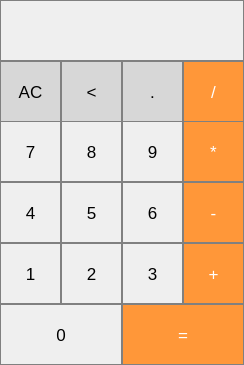
<?xml version="1.0" encoding="UTF-8"?>
<ui version="4.0">
 <class>MainWindow</class>
 <widget class="QMainWindow" name="MainWindow">
  <property name="geometry">
   <rect>
    <x>0</x>
    <y>0</y>
    <width>244</width>
    <height>365</height>
   </rect>
  </property>
  <property name="sizePolicy">
   <sizepolicy hsizetype="Expanding" vsizetype="Expanding">
    <horstretch>244</horstretch>
    <verstretch>0</verstretch>
   </sizepolicy>
  </property>
  <property name="minimumSize">
   <size>
    <width>244</width>
    <height>365</height>
   </size>
  </property>
  <property name="maximumSize">
   <size>
    <width>244</width>
    <height>365</height>
   </size>
  </property>
  <property name="windowTitle">
   <string>Calculator</string>
  </property>
  <widget class="QWidget" name="centralwidget">
   <property name="sizePolicy">
    <sizepolicy hsizetype="Expanding" vsizetype="Expanding">
     <horstretch>0</horstretch>
     <verstretch>0</verstretch>
    </sizepolicy>
   </property>
   <widget class="QPushButton" name="button7">
    <property name="geometry">
     <rect>
      <x>0</x>
      <y>121</y>
      <width>61</width>
      <height>61</height>
     </rect>
    </property>
    <property name="sizePolicy">
     <sizepolicy hsizetype="Ignored" vsizetype="Ignored">
      <horstretch>100</horstretch>
      <verstretch>100</verstretch>
     </sizepolicy>
    </property>
    <property name="font">
     <font>
      <pointsize>13</pointsize>
     </font>
    </property>
    <property name="styleSheet">
     <string notr="true">QPushButton{
	border:1px solid grey;
}
QPushButton:pressed{
	background-color: qlineargradient(x1:0,y1:0,x2:0,y2:1, stop: 0 #dadbde, stop:1 #f6f7fa)
}</string>
    </property>
    <property name="text">
     <string>7</string>
    </property>
   </widget>
   <widget class="QPushButton" name="button8">
    <property name="geometry">
     <rect>
      <x>61</x>
      <y>121</y>
      <width>61</width>
      <height>61</height>
     </rect>
    </property>
    <property name="sizePolicy">
     <sizepolicy hsizetype="Ignored" vsizetype="Ignored">
      <horstretch>0</horstretch>
      <verstretch>0</verstretch>
     </sizepolicy>
    </property>
    <property name="font">
     <font>
      <pointsize>13</pointsize>
     </font>
    </property>
    <property name="styleSheet">
     <string notr="true">QPushButton{
	border:1px solid grey;
}
QPushButton:pressed{
	background-color: qlineargradient(x1:0,y1:0,x2:0,y2:1, stop: 0 #dadbde, stop:1 #f6f7fa)
}</string>
    </property>
    <property name="text">
     <string>8</string>
    </property>
   </widget>
   <widget class="QPushButton" name="button9">
    <property name="geometry">
     <rect>
      <x>122</x>
      <y>121</y>
      <width>61</width>
      <height>61</height>
     </rect>
    </property>
    <property name="sizePolicy">
     <sizepolicy hsizetype="Ignored" vsizetype="Ignored">
      <horstretch>0</horstretch>
      <verstretch>0</verstretch>
     </sizepolicy>
    </property>
    <property name="font">
     <font>
      <pointsize>13</pointsize>
     </font>
    </property>
    <property name="styleSheet">
     <string notr="true">QPushButton{
	border:1px solid grey;
}
QPushButton:pressed{
	background-color: qlineargradient(x1:0,y1:0,x2:0,y2:1, stop: 0 #dadbde, stop:1 #f6f7fa)
}</string>
    </property>
    <property name="text">
     <string>9</string>
    </property>
   </widget>
   <widget class="QPushButton" name="button4">
    <property name="geometry">
     <rect>
      <x>0</x>
      <y>182</y>
      <width>61</width>
      <height>61</height>
     </rect>
    </property>
    <property name="sizePolicy">
     <sizepolicy hsizetype="Ignored" vsizetype="Ignored">
      <horstretch>0</horstretch>
      <verstretch>0</verstretch>
     </sizepolicy>
    </property>
    <property name="font">
     <font>
      <pointsize>13</pointsize>
     </font>
    </property>
    <property name="styleSheet">
     <string notr="true">QPushButton{
	border:1px solid grey;
}
QPushButton:pressed{
	background-color: qlineargradient(x1:0,y1:0,x2:0,y2:1, stop: 0 #dadbde, stop:1 #f6f7fa)
}</string>
    </property>
    <property name="text">
     <string>4</string>
    </property>
   </widget>
   <widget class="QPushButton" name="button6">
    <property name="geometry">
     <rect>
      <x>122</x>
      <y>182</y>
      <width>61</width>
      <height>61</height>
     </rect>
    </property>
    <property name="sizePolicy">
     <sizepolicy hsizetype="Ignored" vsizetype="Ignored">
      <horstretch>0</horstretch>
      <verstretch>0</verstretch>
     </sizepolicy>
    </property>
    <property name="font">
     <font>
      <pointsize>13</pointsize>
     </font>
    </property>
    <property name="styleSheet">
     <string notr="true">QPushButton{
	border:1px solid grey;
}
QPushButton:pressed{
	background-color: qlineargradient(x1:0,y1:0,x2:0,y2:1, stop: 0 #dadbde, stop:1 #f6f7fa)
}</string>
    </property>
    <property name="text">
     <string>6</string>
    </property>
   </widget>
   <widget class="QPushButton" name="button5">
    <property name="geometry">
     <rect>
      <x>61</x>
      <y>182</y>
      <width>61</width>
      <height>61</height>
     </rect>
    </property>
    <property name="sizePolicy">
     <sizepolicy hsizetype="Expanding" vsizetype="Ignored">
      <horstretch>56</horstretch>
      <verstretch>60</verstretch>
     </sizepolicy>
    </property>
    <property name="font">
     <font>
      <pointsize>13</pointsize>
     </font>
    </property>
    <property name="styleSheet">
     <string notr="true">QPushButton{
	border:1px solid grey;
}
QPushButton:pressed{
	background-color: qlineargradient(x1:0,y1:0,x2:0,y2:1, stop: 0 #dadbde, stop:1 #f6f7fa)
}</string>
    </property>
    <property name="text">
     <string>5</string>
    </property>
   </widget>
   <widget class="QPushButton" name="button1">
    <property name="geometry">
     <rect>
      <x>0</x>
      <y>243</y>
      <width>61</width>
      <height>61</height>
     </rect>
    </property>
    <property name="sizePolicy">
     <sizepolicy hsizetype="Ignored" vsizetype="Ignored">
      <horstretch>0</horstretch>
      <verstretch>0</verstretch>
     </sizepolicy>
    </property>
    <property name="font">
     <font>
      <pointsize>13</pointsize>
     </font>
    </property>
    <property name="styleSheet">
     <string notr="true">QPushButton{
	border:1px solid grey;
}
QPushButton:pressed{
	background-color: qlineargradient(x1:0,y1:0,x2:0,y2:1, stop: 0 #dadbde, stop:1 #f6f7fa)
}</string>
    </property>
    <property name="text">
     <string>1</string>
    </property>
   </widget>
   <widget class="QPushButton" name="button3">
    <property name="geometry">
     <rect>
      <x>122</x>
      <y>243</y>
      <width>61</width>
      <height>61</height>
     </rect>
    </property>
    <property name="sizePolicy">
     <sizepolicy hsizetype="Ignored" vsizetype="Ignored">
      <horstretch>0</horstretch>
      <verstretch>0</verstretch>
     </sizepolicy>
    </property>
    <property name="font">
     <font>
      <pointsize>13</pointsize>
     </font>
    </property>
    <property name="styleSheet">
     <string notr="true">QPushButton{
	border:1px solid grey;
}
QPushButton:pressed{
	background-color: qlineargradient(x1:0,y1:0,x2:0,y2:1, stop: 0 #dadbde, stop:1 #f6f7fa)
}</string>
    </property>
    <property name="text">
     <string>3</string>
    </property>
   </widget>
   <widget class="QPushButton" name="button2">
    <property name="geometry">
     <rect>
      <x>61</x>
      <y>243</y>
      <width>61</width>
      <height>61</height>
     </rect>
    </property>
    <property name="sizePolicy">
     <sizepolicy hsizetype="Ignored" vsizetype="Ignored">
      <horstretch>0</horstretch>
      <verstretch>0</verstretch>
     </sizepolicy>
    </property>
    <property name="font">
     <font>
      <pointsize>13</pointsize>
     </font>
    </property>
    <property name="styleSheet">
     <string notr="true">QPushButton{
	border:1px solid grey;
}
QPushButton:pressed{
	background-color: qlineargradient(x1:0,y1:0,x2:0,y2:1, stop: 0 #dadbde, stop:1 #f6f7fa)
}</string>
    </property>
    <property name="text">
     <string>2</string>
    </property>
   </widget>
   <widget class="QPushButton" name="button0">
    <property name="geometry">
     <rect>
      <x>0</x>
      <y>304</y>
      <width>122</width>
      <height>61</height>
     </rect>
    </property>
    <property name="sizePolicy">
     <sizepolicy hsizetype="Ignored" vsizetype="Ignored">
      <horstretch>0</horstretch>
      <verstretch>0</verstretch>
     </sizepolicy>
    </property>
    <property name="font">
     <font>
      <pointsize>13</pointsize>
     </font>
    </property>
    <property name="styleSheet">
     <string notr="true">QPushButton{
	border:1px solid grey;
}
QPushButton:pressed{
	background-color: qlineargradient(x1:0,y1:0,x2:0,y2:1, stop: 0 #dadbde, stop:1 #f6f7fa)
}</string>
    </property>
    <property name="text">
     <string>0</string>
    </property>
   </widget>
   <widget class="QPushButton" name="buttonClear">
    <property name="geometry">
     <rect>
      <x>0</x>
      <y>61</y>
      <width>61</width>
      <height>61</height>
     </rect>
    </property>
    <property name="sizePolicy">
     <sizepolicy hsizetype="Ignored" vsizetype="Ignored">
      <horstretch>0</horstretch>
      <verstretch>0</verstretch>
     </sizepolicy>
    </property>
    <property name="font">
     <font>
      <pointsize>13</pointsize>
     </font>
    </property>
    <property name="styleSheet">
     <string notr="true">QPushButton{
	border:1px solid grey;
	background-color: rgb(215,215,215);
}
QPushButton:pressed{
	background-color: qlineargradient(x1:0,y1:0,x2:0,y2:1, stop: 0 #BEBEBE, stop:1 #D7D7D7)
}</string>
    </property>
    <property name="text">
     <string>AC</string>
    </property>
   </widget>
   <widget class="QPushButton" name="buttonDiv">
    <property name="geometry">
     <rect>
      <x>183</x>
      <y>61</y>
      <width>61</width>
      <height>61</height>
     </rect>
    </property>
    <property name="sizePolicy">
     <sizepolicy hsizetype="Ignored" vsizetype="Ignored">
      <horstretch>0</horstretch>
      <verstretch>0</verstretch>
     </sizepolicy>
    </property>
    <property name="font">
     <font>
      <pointsize>13</pointsize>
     </font>
    </property>
    <property name="styleSheet">
     <string notr="true">QPushButton{
	border:1px solid grey;
	color:white;
	background-color: rgb(255,151,57);
}
QPushButton:pressed{
	background-color: qlineargradient(x1:0,y1:0,x2:0,y2:1, stop: 0 #FF7832, stop:1 #FF9739)
}</string>
    </property>
    <property name="text">
     <string>/</string>
    </property>
   </widget>
   <widget class="QPushButton" name="buttonEqual">
    <property name="geometry">
     <rect>
      <x>122</x>
      <y>304</y>
      <width>122</width>
      <height>61</height>
     </rect>
    </property>
    <property name="sizePolicy">
     <sizepolicy hsizetype="Ignored" vsizetype="Ignored">
      <horstretch>0</horstretch>
      <verstretch>0</verstretch>
     </sizepolicy>
    </property>
    <property name="font">
     <font>
      <pointsize>13</pointsize>
     </font>
    </property>
    <property name="styleSheet">
     <string notr="true">QPushButton{
	border:1px solid grey;
	color:white;
	background-color: rgb(255,151,57);
}
QPushButton:pressed{
	background-color: qlineargradient(x1:0,y1:0,x2:0,y2:1, stop: 0 #FF7832, stop:1 #FF9739)
}</string>
    </property>
    <property name="text">
     <string>=</string>
    </property>
   </widget>
   <widget class="QPushButton" name="buttonMinus">
    <property name="geometry">
     <rect>
      <x>183</x>
      <y>182</y>
      <width>61</width>
      <height>61</height>
     </rect>
    </property>
    <property name="sizePolicy">
     <sizepolicy hsizetype="Ignored" vsizetype="Ignored">
      <horstretch>0</horstretch>
      <verstretch>0</verstretch>
     </sizepolicy>
    </property>
    <property name="font">
     <font>
      <pointsize>13</pointsize>
     </font>
    </property>
    <property name="styleSheet">
     <string notr="true">QPushButton{
	border:1px solid grey;
	color:white;
	background-color: rgb(255,151,57);
}
QPushButton:pressed{
	background-color: qlineargradient(x1:0,y1:0,x2:0,y2:1, stop: 0 #FF7832, stop:1 #FF9739)
}</string>
    </property>
    <property name="text">
     <string>-</string>
    </property>
   </widget>
   <widget class="QPushButton" name="buttonMult">
    <property name="geometry">
     <rect>
      <x>183</x>
      <y>121</y>
      <width>61</width>
      <height>61</height>
     </rect>
    </property>
    <property name="sizePolicy">
     <sizepolicy hsizetype="Ignored" vsizetype="Ignored">
      <horstretch>0</horstretch>
      <verstretch>0</verstretch>
     </sizepolicy>
    </property>
    <property name="font">
     <font>
      <pointsize>13</pointsize>
     </font>
    </property>
    <property name="styleSheet">
     <string notr="true">QPushButton{
	border:1px solid grey;
	color:white;
	background-color: rgb(255,151,57);
}
QPushButton:pressed{
	background-color: qlineargradient(x1:0,y1:0,x2:0,y2:1, stop: 0 #FF7832, stop:1 #FF9739)
}</string>
    </property>
    <property name="text">
     <string>*</string>
    </property>
   </widget>
   <widget class="QPushButton" name="buttonPlus">
    <property name="geometry">
     <rect>
      <x>183</x>
      <y>243</y>
      <width>61</width>
      <height>61</height>
     </rect>
    </property>
    <property name="sizePolicy">
     <sizepolicy hsizetype="Ignored" vsizetype="Ignored">
      <horstretch>0</horstretch>
      <verstretch>0</verstretch>
     </sizepolicy>
    </property>
    <property name="font">
     <font>
      <pointsize>13</pointsize>
     </font>
    </property>
    <property name="styleSheet">
     <string notr="true">QPushButton{
	border:1px solid grey;
	color:white;
	background-color: rgb(255,151,57);
}
QPushButton:pressed{
	background-color: qlineargradient(x1:0,y1:0,x2:0,y2:1, stop: 0 #FF7832, stop:1 #FF9739)
}</string>
    </property>
    <property name="text">
     <string>+</string>
    </property>
   </widget>
   <widget class="QPushButton" name="buttonBack">
    <property name="geometry">
     <rect>
      <x>61</x>
      <y>61</y>
      <width>61</width>
      <height>61</height>
     </rect>
    </property>
    <property name="sizePolicy">
     <sizepolicy hsizetype="Ignored" vsizetype="Ignored">
      <horstretch>0</horstretch>
      <verstretch>0</verstretch>
     </sizepolicy>
    </property>
    <property name="font">
     <font>
      <pointsize>13</pointsize>
     </font>
    </property>
    <property name="styleSheet">
     <string notr="true">QPushButton{
	border:1px solid grey;
	background-color: rgb(215,215,215);
}
QPushButton:pressed{
	background-color: qlineargradient(x1:0,y1:0,x2:0,y2:1, stop: 0 #BEBEBE, stop:1 #D7D7D7)
}</string>
    </property>
    <property name="text">
     <string>&lt;</string>
    </property>
   </widget>
   <widget class="QPushButton" name="buttonPoint">
    <property name="geometry">
     <rect>
      <x>122</x>
      <y>61</y>
      <width>61</width>
      <height>61</height>
     </rect>
    </property>
    <property name="sizePolicy">
     <sizepolicy hsizetype="Ignored" vsizetype="Ignored">
      <horstretch>0</horstretch>
      <verstretch>0</verstretch>
     </sizepolicy>
    </property>
    <property name="font">
     <font>
      <pointsize>13</pointsize>
     </font>
    </property>
    <property name="styleSheet">
     <string notr="true">QPushButton{
	border:1px solid grey;
	background-color: rgb(215,215,215);
}
QPushButton:pressed{
	background-color: qlineargradient(x1:0,y1:0,x2:0,y2:1, stop: 0 #BEBEBE, stop:1 #D7D7D7)
}</string>
    </property>
    <property name="text">
     <string>.</string>
    </property>
   </widget>
   <widget class="QLabel" name="labelResult">
    <property name="geometry">
     <rect>
      <x>0</x>
      <y>0</y>
      <width>244</width>
      <height>61</height>
     </rect>
    </property>
    <property name="font">
     <font>
      <pointsize>13</pointsize>
     </font>
    </property>
    <property name="styleSheet">
     <string notr="true">QLabel {
	border: 1px solid grey;
	padding: 1px 1px 1px 1px;
}</string>
    </property>
    <property name="text">
     <string/>
    </property>
    <property name="alignment">
     <set>Qt::AlignRight|Qt::AlignTrailing|Qt::AlignVCenter</set>
    </property>
   </widget>
  </widget>
 </widget>
 <resources/>
 <connections/>
</ui>
